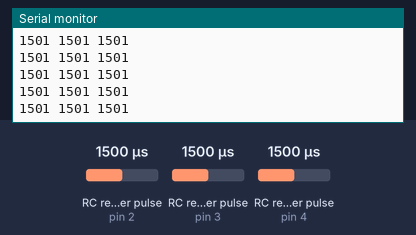
A sketch run on a simulated Arduino Leonardo, built with avr-gcc and run on an emulated ATmega32U4. Parts: the last lines printed to the serial monitor. Wiring (inferred from the names in the program): 3 × RC receiver channel: data pin 2 / data pin 3 / data pin 4. Inputs (shaded band) come from the test bench; at power-on: RC receiver pulse (sensors on pin 2, pin 3, pin 4) 1500 µs. USB keyboard and mouse output is not drawn.

Above: at 2.2 s.
2.3 s: RC receiver pulse (sensor on pin 2) set to 1020 µs
At 2.35 s:
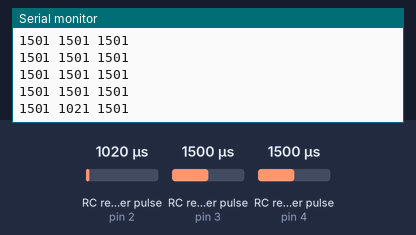
3.8 s: RC receiver pulse (sensor on pin 3) set to 1020 µs
At 3.85 s:
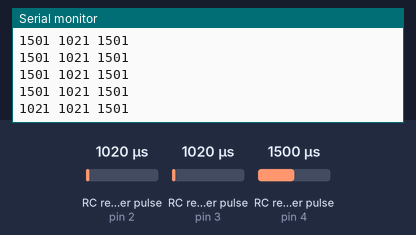
5.3 s: RC receiver pulse (sensor on pin 4) set to 1020 µs
At 5.35 s:
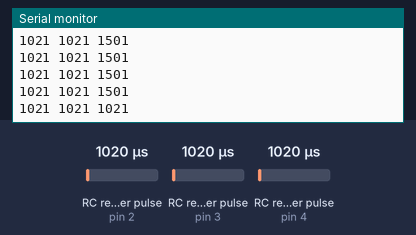
6.8 s: RC receiver pulse (sensor on pin 2) set to 1250 µs
At 6.85 s:
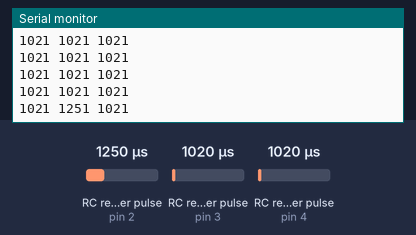
8.3 s: RC receiver pulse (sensor on pin 3) set to 1250 µs
At 8.35 s:
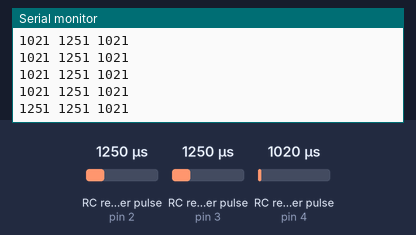
9.8 s: RC receiver pulse (sensor on pin 4) set to 1250 µs
At 9.85 s:
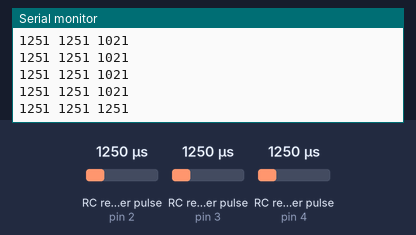
Timing chart, 0 to 12.3 s (numbered marks = the images above; inputs shaded):
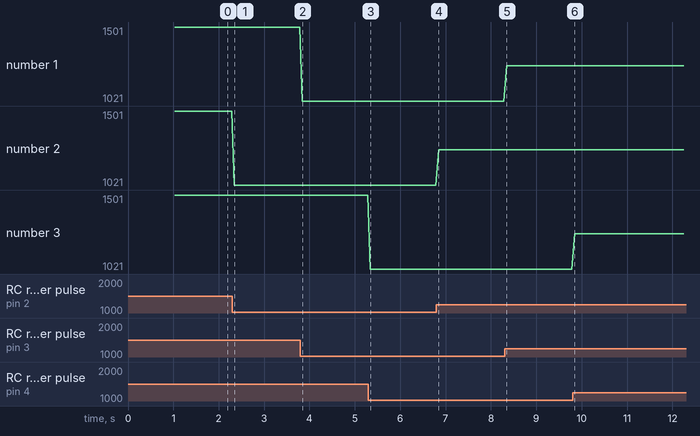

Measured:
- after the input at 2.3 s, the serial monitor: prints a new line after 0.05 s (image 1)
- after the input at 3.8 s, the serial monitor: prints a new line after 0.05 s (image 2)
- after the input at 5.3 s, the serial monitor: prints a new line after 0.05 s (image 3)
- after the input at 6.8 s, the serial monitor: prints a new line after 0.05 s (image 4)
- after the input at 8.3 s, the serial monitor: prints a new line after 0.05 s (image 5)
- after the input at 9.8 s, the serial monitor: prints a new line after 0.05 s (image 6)
- plotted number 2: 1501 → 1021 after the input at 2.3 s, 1021 → 1251 after the input at 6.8 s

The sketch:

ArduinoLeonardoJoystickHandler.ino
```cpp
#include <HID-Project.h>
#include <HID-Settings.h>

// Pins für PWM-Kanäle
#define CH1_PIN 3   // Lenkung
#define CH2_PIN 2   // Gas
#define CH3_PIN 4   // Schalter

// PWM-Bereiche in Mikrosekunden
#define PWM_MIN 1000
#define PWM_MID 1500
#define PWM_MAX 2000

void setup() {
  Serial.begin(9600);
  pinMode(CH1_PIN, INPUT);
  pinMode(CH2_PIN, INPUT);
  pinMode(CH3_PIN, INPUT);

  Gamepad.begin();
  delay(1000);   // USB initialisieren
}

// Hilfsfunktion: float-Mapping wie in deinem Original-Skript
float mapFloat(float x, float in_min, float in_max, float out_min, float out_max) {
  return (x - in_min) * (out_max - out_min) / (in_max - in_min) + out_min;
}

void loop() {
  // Pulsbreiten messen
  unsigned long ch1Pulse = pulseIn(CH1_PIN, HIGH, 25000);
  unsigned long ch2Pulse = pulseIn(CH2_PIN, HIGH, 30000);
  unsigned long ch3Pulse = pulseIn(CH3_PIN, HIGH, 25000);

  Serial.print(ch1Pulse);
  Serial.print(" ");
  Serial.print(ch2Pulse);
  Serial.print(" ");
  Serial.println(ch3Pulse);


  // PWM-Werte begrenzen
  ch1Pulse = constrain(ch1Pulse, PWM_MIN, PWM_MAX);
  ch2Pulse = constrain(ch2Pulse, PWM_MIN, PWM_MAX);


  // Mapping auf HID-Achsen (-32767 ... 32767)
  int16_t steering = mapFloat(ch1Pulse, PWM_MIN, PWM_MAX, -32767.0, 32767.0);
  int16_t throttle = mapFloat(ch2Pulse, PWM_MIN, PWM_MAX, -32767.0, 32767.0);


    // Schalter → Button 1
  bool button1 = ((ch3Pulse > 2000) || (ch3Pulse < 1000));


  // Gamepad senden
  Gamepad.xAxis(steering);
  Gamepad.yAxis(throttle);
  if (button1) Gamepad.press(1); else Gamepad.release(1);
  Gamepad.write();

  delay(20); // 50 Hz Refresh
}
```
